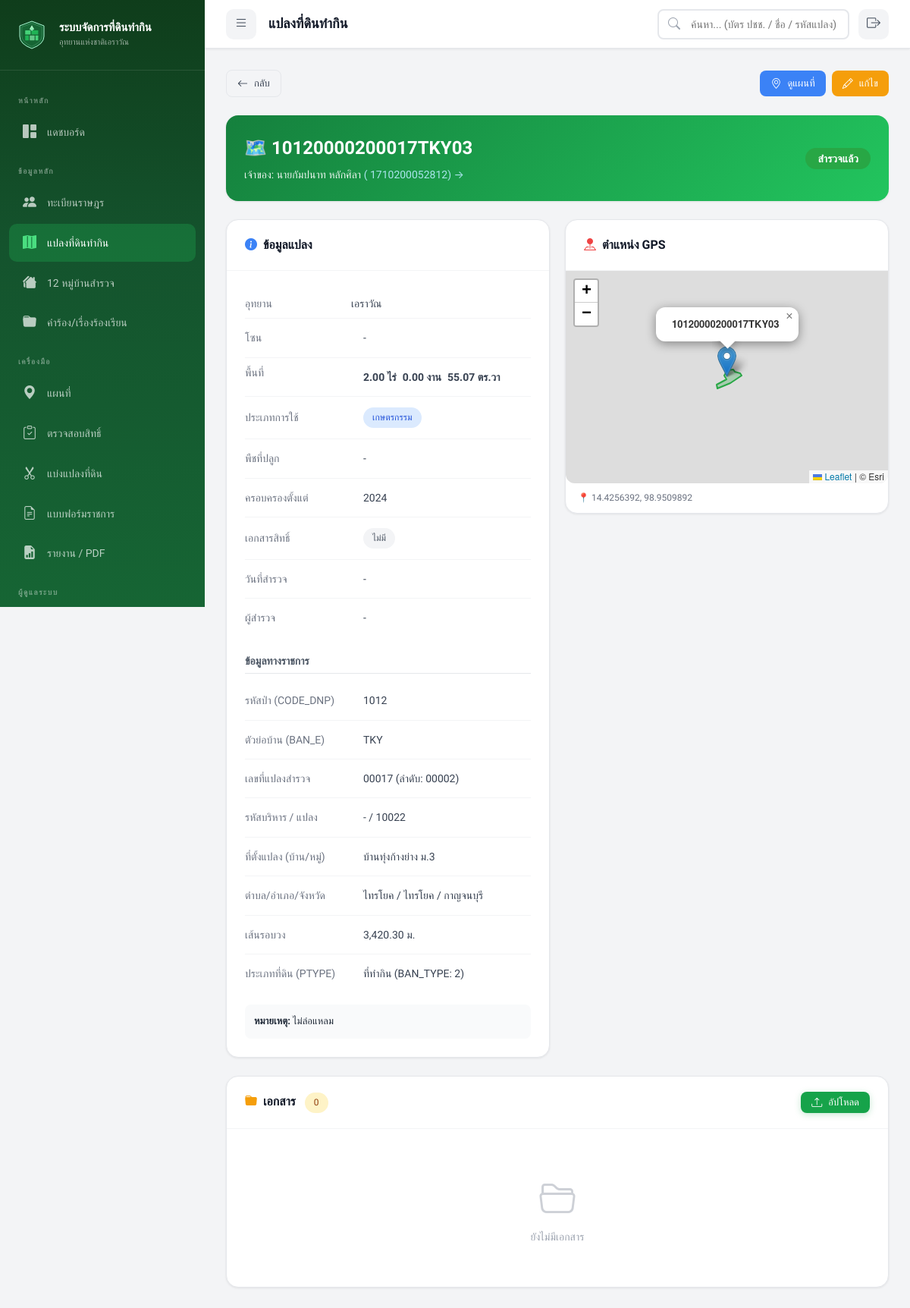
/index.php?page=plots&action=view&id=1281 (signed in), run on the app's committed database.
### tables this page shows
CREATE TABLE `land_plots` (
  `plot_id` int(11) NOT NULL AUTO_INCREMENT,
  `parent_plot_id` int(11) DEFAULT NULL,
  `allocation_type` varchar(20) DEFAULT NULL,
  `plot_code` varchar(50) NOT NULL,
  `villager_id` int(11) NOT NULL,
  `park_name` varchar(100) DEFAULT NULL,
  `zone` varchar(50) DEFAULT NULL,
  `area_rai` decimal(10,2) DEFAULT 0.00,
  `area_ngan` decimal(10,2) DEFAULT 0.00,
  `area_sqwa` decimal(10,2) DEFAULT 0.00,
  `land_use_type` enum('agriculture','residential','garden','livestock','mixed','other') DEFAULT 'agriculture',
  `crop_type` varchar(200) DEFAULT NULL,
  `latitude` decimal(10,7) DEFAULT NULL,
  `longitude` decimal(10,7) DEFAULT NULL,
  `polygon_coords` longtext DEFAULT NULL CHECK (json_valid(`polygon_coords`)),
  `occupation_since` year(4) DEFAULT NULL,
  `has_document` tinyint(1) DEFAULT 0,
  `document_type` varchar(50) DEFAULT NULL,
  `status` enum('surveyed','pending_review','temporary_permit','must_relocate','disputed') DEFAULT 'pending_review',
  `survey_date` date DEFAULT NULL,
  `surveyed_by` int(11) DEFAULT NULL,
  `plot_image_path` varchar(500) DEFAULT NULL,
  `notes` text DEFAULT NULL,
  `remark_risk` enum('not_risky','risky','risky_case','not_risky_case') DEFAULT 'not_risky',
  `watershed_class` varchar(20) DEFAULT NULL,
  `created_at` datetime DEFAULT current_timestamp(),
  `updated_at` datetime DEFAULT current_timestamp() ON UPDATE current_timestamp(),
  `code_dnp` varchar(10) DEFAULT NULL COMMENT 'รหัสป่าอนุรักษ์',
  `apar_code` varchar(20) DEFAULT NULL COMMENT 'รหัสแปลงที่บริหารแล้ว',
  `apar_no` varchar(10) DEFAULT NULL COMMENT 'หมายเลขเขตโครงการฯ',
  `num_apar` varchar(20) DEFAULT NULL COMMENT 'ที่ดินเลขที่',
  `spar_code` varchar(20) DEFAULT NULL COMMENT 'รหัสที่ดินสำรวจ',
  `ban_e` varchar(10) DEFAULT NULL COMMENT 'ชื่อย่อหมู่บ้านภาษาอังกฤษ (3 ตัวอักษร)',
  `perimeter` decimal(10,3) DEFAULT NULL COMMENT 'ระยะรอบแปลง (เมตร)',
  `ban_type` tinyint(4) DEFAULT NULL COMMENT 'ลักษณะหมู่บ้าน (1=ในเขต, 2=นอกเขตทำกินใน, 3=คาบเกี่ยว)',
  `num_spar` varchar(50) DEFAULT NULL COMMENT 'เลขที่แปลงสำรวจ',
  `spar_no` varchar(10) DEFAULT NULL COMMENT 'ลำดับสำรวจ',
  `par_ban` varchar(50) DEFAULT NULL COMMENT 'ชื่อบ้าน (ที่ตั้งแปลง)',
  `par_moo` varchar(5) DEFAULT NULL COMMENT 'หม่ (แปลง)',
  `par_tam` varchar(50) DEFAULT NULL COMMENT 'ตำบล (แปลง)',
  `par_amp` varchar(50) DEFAULT NULL COMMENT 'อำเภอ (แปลง)',
  `par_prov` varchar(50) DEFAULT NULL COMMENT 'จังหวัด (แปลง)',
  `ptype` varchar(100) DEFAULT NULL COMMENT 'ประเภทที่ดิน',
  `target_fid` int(11) DEFAULT NULL COMMENT 'TARGET_FID อ้างอิง Shapefile',
  `data_issues` text DEFAULT NULL COMMENT 'ปัหาข้อมลที่พบจากการตรวจสอบ',
  PRIMARY KEY (`plot_id`),
  UNIQUE KEY `plot_code` (`plot_code`),
  KEY `surveyed_by` (`surveyed_by`),
  KEY `idx_plot_code` (`plot_code`),
  KEY `idx_villager` (`villager_id`),
  KEY `idx_status` (`status`),
  KEY `idx_coords` (`latitude`,`longitude`),
  KEY `idx_park` (`park_name`),
  KEY `idx_zone` (`zone`),
  KEY `idx_parent_plot` (`parent_plot_id`),
  CONSTRAINT `land_plots_ibfk_1` FOREIGN KEY (`villager_id`) REFERENCES `villagers` (`villager_id`) ON DELETE CASCADE,
  CONSTRAINT `land_plots_ibfk_2` FOREIGN KEY (`surveyed_by`) REFERENCES `users` (`user_id`) ON DELETE SET NULL
);

CREATE TABLE `villagers` (
  `villager_id` int(11) NOT NULL AUTO_INCREMENT,
  `id_card_number` varchar(13) NOT NULL,
  `prefix` varchar(20) DEFAULT NULL,
  `first_name` varchar(100) NOT NULL,
  `last_name` varchar(100) NOT NULL,
  `birth_date` date DEFAULT NULL,
  `phone` varchar(15) DEFAULT NULL,
  `address` text DEFAULT NULL,
  `village_no` varchar(10) DEFAULT NULL,
  `village_name` varchar(100) DEFAULT NULL,
  `sub_district` varchar(100) DEFAULT NULL,
  `district` varchar(100) DEFAULT NULL,
  `province` varchar(100) DEFAULT NULL,
  `photo_path` varchar(500) DEFAULT NULL,
  `notes` text DEFAULT NULL,
  `qualification_status` enum('pending','passed','failed') DEFAULT 'pending',
  `qual_thai_nationality` tinyint(1) DEFAULT 1,
  `qual_continuous_residence` tinyint(1) DEFAULT 1,
  `qual_no_other_land` tinyint(1) DEFAULT 1,
  `qual_no_court_order` tinyint(1) DEFAULT 1,
  `qual_no_forest_crime` tinyint(1) DEFAULT 1,
  `qual_no_revoked_rights` tinyint(1) DEFAULT 1,
  `qualification_date` date DEFAULT NULL,
  `qualification_notes` text DEFAULT NULL,
  `created_by` int(11) DEFAULT NULL,
  `created_at` datetime DEFAULT current_timestamp(),
  `updated_at` datetime DEFAULT current_timestamp() ON UPDATE current_timestamp(),
  `verification_status` enum('pending','verified') DEFAULT 'pending',
  `verified_at` datetime DEFAULT NULL,
  `verified_by` int(11) DEFAULT NULL,
  PRIMARY KEY (`villager_id`),
  UNIQUE KEY `id_card_number` (`id_card_number`),
  KEY `created_by` (`created_by`),
  KEY `idx_id_card` (`id_card_number`),
  KEY `idx_name` (`first_name`,`last_name`),
  KEY `idx_village` (`village_name`),
  CONSTRAINT `villagers_ibfk_1` FOREIGN KEY (`created_by`) REFERENCES `users` (`user_id`) ON DELETE SET NULL
);

### models/Plot.php (called while the page is built, shortened)
<?php
class Plot
{
    public static function find(int $id): ?array
    {
        $db = getDB();
        $stmt = $db->prepare("SELECT lp.*, v.prefix, v.first_name, v.last_name, v.id_card_number,
                                     u.full_name as surveyor_name
                              FROM land_plots lp
                              JOIN villagers v ON lp.villager_id = v.villager_id
                              LEFT JOIN users u ON lp.surveyed_by = u.user_id
                              WHERE lp.plot_id = :id");
        $stmt->execute(['id' => $id]);
        $result = $stmt->fetch();
        return $result ?: null;
    }
}

### models/Document.php (called while the page is built, shortened)
<?php
class Document
{
    public static function getByRelated(string $type, int $id): array
    {
        $db = getDB();
        $stmt = $db->prepare("SELECT d.*, u.full_name as uploader_name
                              FROM documents d
                              LEFT JOIN users u ON d.uploaded_by = u.user_id
                              WHERE d.related_type = :type AND d.related_id = :id
                              ORDER BY d.uploaded_at DESC");
        $stmt->execute(['type' => $type, 'id' => $id]);
        return $stmt->fetchAll();
    }
}

### views/plots/detail.php (the view, shortened to what this page needs)
<?php
require_once __DIR__ . '/../../models/Plot.php';
require_once __DIR__ . '/../../models/Document.php';
$id = (int) ($_GET['id'] ?? 0);
$plot = Plot::find($id);
$documents = Document::getByRelated('plot', $id);
$p = $plot;
$statusColor = PLOT_STATUS_COLORS[$p['status']] ?? '#6b7280';
?>
<div class="d-flex justify-between align-center mb-3">
    <a href="index.php?page=plots" class="btn btn-secondary btn-sm"><i class="bi bi-arrow-left"></i> กลับ</a>
    <div class="d-flex gap-1">
        <?php if ($p['latitude'] && $p['longitude']): ?>
            <a href="index.php?page=map&plot=<?= $id ?>" class="btn btn-info btn-sm"><i class="bi bi-geo-alt"></i>
                ดูแผนที่</a>
        <?php endif; ?>
        <?php if ($_SESSION['role'] !== ROLE_VIEWER): ?>
            <a href="index.php?page=plots&action=edit&id=<?= $id ?>" class="btn btn-warning btn-sm"><i
                    class="bi bi-pencil"></i> แก้ไข</a>
        <?php endif; ?>
    </div>
</div>
<div class="card mb-3"
    style="background: linear-gradient(135deg, var(--primary-700) 0%, var(--primary-500) 100%); color:white; border:none;">
    <div class="card-body" style="padding:24px;">
        <div style="display:flex; justify-content:space-between; align-items:center; flex-wrap:wrap; gap:16px;">
            <div>
                <h2 style="font-size:24px; margin-bottom:4px;">🗺️
                    <?= htmlspecialchars($p['plot_code']) ?>
                </h2>
                <p style="opacity:0.9;">
                    เจ้าของ:
                    <?= htmlspecialchars(($p['prefix'] ?? '') . $p['first_name'] . ' ' . $p['last_name']) ?>
                    <a href="index.php?page=villagers&action=view&id=<?= $p['villager_id'] ?>" style="color:#bef;">
                        (
                        <?= $p['id_card_number'] ?>) →
                    </a>
                </p>
            </div>
            <div style="text-align:right;">
                <span
                    style="background:<?= $statusColor ?>; padding:6px 16px; border-radius:20px; font-weight:600; font-size:14px;">
                    <?= PLOT_STATUS_LABELS[$p['status']] ?? $p['status'] ?>
                </span>
            </div>
        </div>
    </div>
</div>
<div class="plot-detail-grid">
    <div class="card">
        <div class="card-header">
            <h3><i class="bi bi-info-circle-fill" style="color:var(--info);margin-right:8px;"></i>ข้อมูลแปลง</h3>
        </div>
        <div class="card-body">
            <table style="width:100%;">
                <tr>
                    <td style="padding:8px 0;color:var(--gray-500);width:140px;">อุทยาน</td>
                    <td style="padding:8px 0;">
                        <?= htmlspecialchars($p['park_name'] ?? '-') ?>
                    </td>
                </tr>
                <tr>
                    <td style="padding:8px 0;color:var(--gray-500);">โซน</td>
                    <td>
                        <?= htmlspecialchars($p['zone'] ?? '-') ?>
                    </td>
                </tr>
                <tr>
                    <td style="padding:8px 0;color:var(--gray-500);vertical-align:top;">พื้นที่</td>
                    <td>
                        <div style="font-weight:600; display:flex; flex-wrap:wrap; gap:8px;">
                            <span><?= $p['area_rai'] ?> ไร่</span>
                            <span><?= $p['area_ngan'] ?> งาน</span>
                            <span><?= $p['area_sqwa'] ?> ตร.วา</span>
                        </div>
                    </td>
                </tr>
                <tr>
                    <td style="padding:8px 0;color:var(--gray-500);">ประเภทการใช้</td>
                    <td><span class="badge badge-info">
                            <?= LAND_USE_LABELS[$p['land_use_type']] ?? $p['land_use_type'] ?>
                        </span></td>
                </tr>
                <tr>
                    <td style="padding:8px 0;color:var(--gray-500);">พืชที่ปลูก</td>
                    <td>
                        <?= htmlspecialchars($p['crop_type'] ?? '-') ?>
                    </td>
                </tr>
                <tr>
                    <td style="padding:8px 0;color:var(--gray-500);">ครอบครองตั้งแต่</td>
                    <td>
                        <?= htmlspecialchars($p['occupation_since'] ?? '-') ?>
                    </td>
                </tr>
                <tr>
                    <td style="padding:8px 0;color:var(--gray-500);">เอกสารสิทธิ์</td>
                    <td>
                        <?= $p['has_document'] ? '<span class="badge badge-success">มี</span> ' . htmlspecialchars($p['document_type'] ?? '') : '<span class="badge badge-gray">ไม่มี</span>' ?>
                    </td>
                </tr>
                <tr>
                    <td style="padding:8px 0;color:var(--gray-500);">วันที่สำรวจ</td>
                    <td>
                        <?= $p['survey_date'] ? date('d/m/Y', strtotime($p['survey_date'])) : '-' ?>
                    </td>
                </tr>
                <tr>
                    <td style="padding:8px 0;color:var(--gray-500);">ผู้สำรวจ</td>
                    <td>
                        <?= htmlspecialchars($p['surveyor_name'] ?? '-') ?>
                    </td>
                </tr>
            </table>
            <h4 style="font-size:14px; color:var(--gray-600); margin:20px 0 10px; border-bottom:1px solid var(--gray-200); padding-bottom:5px;">
                ข้อมูลทางราชการ
            </h4>
            <table style="width:100%;">
                <tr>
                    <td style="padding:4px 0;color:var(--gray-500);width:140px;">รหัสป่า (CODE_DNP)</td>
                    <td><?= htmlspecialchars($p['code_dnp'] ?? '-') ?></td>
                </tr>
                <tr>
                    <td style="padding:4px 0;color:var(--gray-500);">ตัวย่อบ้าน (BAN_E)</td>
                    <td><?= htmlspecialchars($p['ban_e'] ?? '-') ?></td>
                </tr>
                <tr>
                    <td style="padding:4px 0;color:var(--gray-500);">เลขที่แปลงสำรวจ</td>
                    <td><?= htmlspecialchars($p['num_spar'] ?? '-') ?> (ลำดับ: <?= htmlspecialchars($p['spar_no'] ?? '-') ?>)</td>
                </tr>
                <tr>
                    <td style="padding:4px 0;color:var(--gray-500);">รหัสบริหาร / แปลง</td>
                    <td><?= htmlspecialchars($p['apar_code'] ?? '-') ?> / <?= htmlspecialchars($p['num_apar'] ?? '-') ?></td>
                </tr>
                <tr>
                    <td style="padding:4px 0;color:var(--gray-500);">ที่ตั้งแปลง (บ้าน/หมู่)</td>
                    <td><?= htmlspecialchars($p['par_ban'] ?? '-') ?> ม.<?= htmlspecialchars($p['par_moo'] ?? '-') ?></td>
                </tr>
                <tr>
                    <td style="padding:4px 0;color:var(--gray-500);">ตำบล/อำเภอ/จังหวัด</td>
                    <td><?= htmlspecialchars($p['par_tam'] ?? '-') ?> / <?= htmlspecialchars($p['par_amp'] ?? '-') ?> / <?= htmlspecialchars($p['par_prov'] ?? '-') ?></td>
                </tr>
                <tr>
                    <td style="padding:4px 0;color:var(--gray-500);">เส้นรอบวง</td>
                    <td><?= $p['perimeter'] ? number_format($p['perimeter'], 2) . ' ม.' : '-' ?></td>
                </tr>
                <tr>
                    <td style="padding:4px 0;color:var(--gray-500);">ประเภทที่ดิน (PTYPE)</td>
                    <td><?= htmlspecialchars($p['ptype'] ?? '-') ?> (BAN_TYPE: <?= htmlspecialchars($p['ban_type'] ?? '-') ?>)</td>
                </tr>
            </table>
            <?php if ($p['notes']): ?>
                <div style="margin-top:16px; padding:12px; background:var(--gray-50); border-radius:8px; font-size:13px;">
                    <strong>หมายเหตุ:</strong>
                    <?= nl2br(htmlspecialchars($p['notes'])) ?>
                </div>
            <?php endif; ?>
        </div>
    </div>
    <div>
        <?php if ($p['latitude'] && $p['longitude']): ?>
            <div class="card">
                <div class="card-header">
                    <h3><i class="bi bi-pin-map-fill" style="color:var(--danger); margin-right:8px;"></i>ตำแหน่ง GPS</h3>
                </div>
                <div class="card-body" style="padding:0;">
                    <div id="detailMap" style="height:280px; border-radius:0 0 12px 12px;"></div>
                    <div style="padding:10px 16px; font-size:12px; color:var(--gray-500);">
                        📍
                        <?= $p['latitude'] ?>,
                        <?= $p['longitude'] ?>
                    </div>
                </div>
            </div>
        <?php endif; ?>
    </div>
</div>
<div class="card mt-3">
    <div class="card-header">
        <h3><i class="bi bi-folder-fill" style="color:var(--warning); margin-right:8px;"></i>เอกสาร
            <span class="badge badge-warning" style="margin-left:8px;">
                <?= count($documents) ?>
            </span>
        </h3>
        <?php if ($_SESSION['role'] !== ROLE_VIEWER): ?>
            <button class="btn btn-primary btn-sm" onclick="document.getElementById('uploadModal').classList.add('show')">
                <i class="bi bi-upload"></i> อัปโหลด
            </button>
        <?php endif; ?>
    </div>
    <div class="card-body">
        <?php if (empty($documents)): ?>
            <div class="empty-state" style="padding:30px;"><i class="bi bi-folder2-open"></i>
                <p>ยังไม่มีเอกสาร</p>
            </div>
        <?php endif; ?>
    </div>
</div>

### data on the page
land_plots: plot_code "10120000200017TKY03", villager.last_name "นายกัมปนาท หลักศิลา", villager.id_card_number "1710200052812", status "สำรวจแล้ว", park_name "เอราวัณ", zone "-", area_rai "2.00", area_ngan "0.00", area_sqwa "55.07", land_use_type "เกษตรกรรม", crop_type "-", occupation_since "2024", code_dnp "1012", ban_e "TKY", num_spar "00017", spar_no "00002", apar_code "-", num_apar "10022", par_ban "บ้านทุ่งก้างย่าง", par_moo "3", par_tam "ไทรโยค", par_amp "ไทรโยค", par_prov "กาญจนบุรี", perimeter "3,420.30", ptype "ที่ทำกิน", ban_type "2", notes "ไม่ล่อแหลม", latitude "14.4256392", longitude "98.9509892"

### other printed values
APP_NAME "ระบบจัดการที่ดินทำกิน"
APP_SUBTITLE "อุทยานแห่งชาติเอราวัณ"
$pageTitle "แปลงที่ดินทำกิน"
$p['surveyor_name'] "-"
count($documents) "0"
